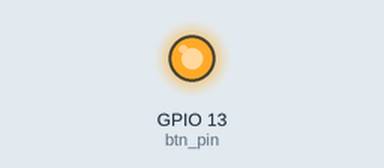
Simulated run of this program. Board: Raspberry Pi (BCM pin numbers). Parts: output pins drawn as LEDs (lit = HIGH). The run ends when the program shuts the computer down; what the program prints to the terminal is not drawn. At 5.0 s the program puts the board to deep sleep or switches it off; the recording ends there.

Above: at 0.1 s.
Timing chart, 0 to 1.6 s (numbered marks = the images above):
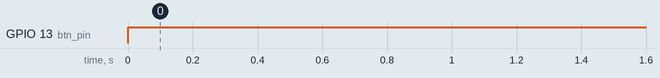

The program:

rpi_pwrdownisr_torex.py
```python
#! /usr/bin/python3
import RPi.GPIO as GPIO
import time
import subprocess

def subprocess_open(command):
    popen = subprocess.Popen(command, stdout=subprocess.PIPE, stderr=subprocess.PIPE, shell=True)
    (stdoutdata, stderrdata) = popen.communicate()
    return stdoutdata, stderrdata

#period unit : sec
ISR_PERIOD = 5
#GPIO6 default pull-up
btn_pin = 13
ORDERCMD = 'sudo halt'

GPIO.setmode(GPIO.BCM)
GPIO.setup(btn_pin, GPIO.OUT)

GPIO.output(btn_pin,GPIO.HIGH)
print('push-button pull-low')
time.sleep(ISR_PERIOD)
#GPIO.output(btn_pin,GPIO.LOW)
#print('pulse low')

subprocess_open(ORDERCMD)


#deinit GPIㅒ
#GPIO.cleanup()
```

Measured:
- by itself, GPIO 13 (btn_pin): LOW → HIGH at 0.00 s
